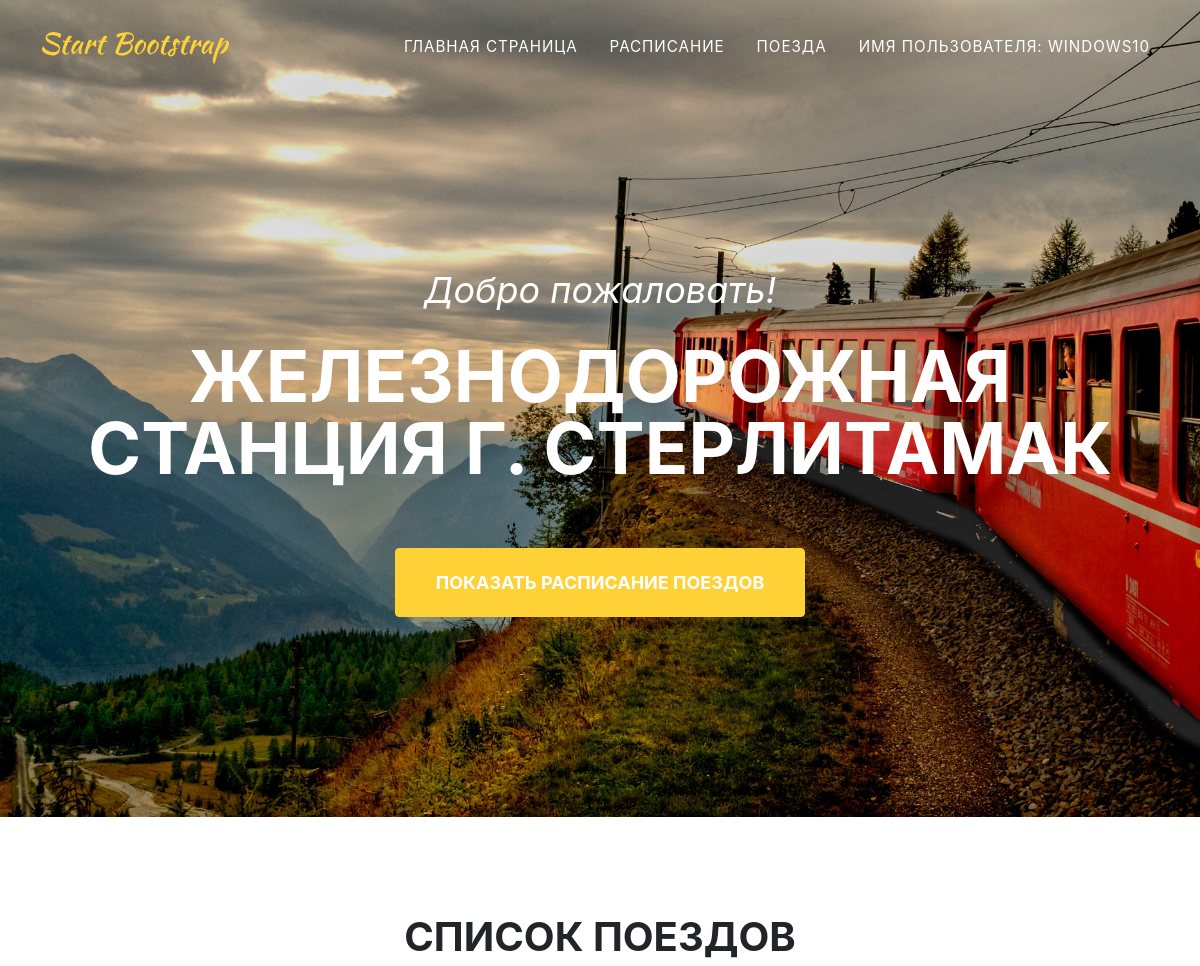
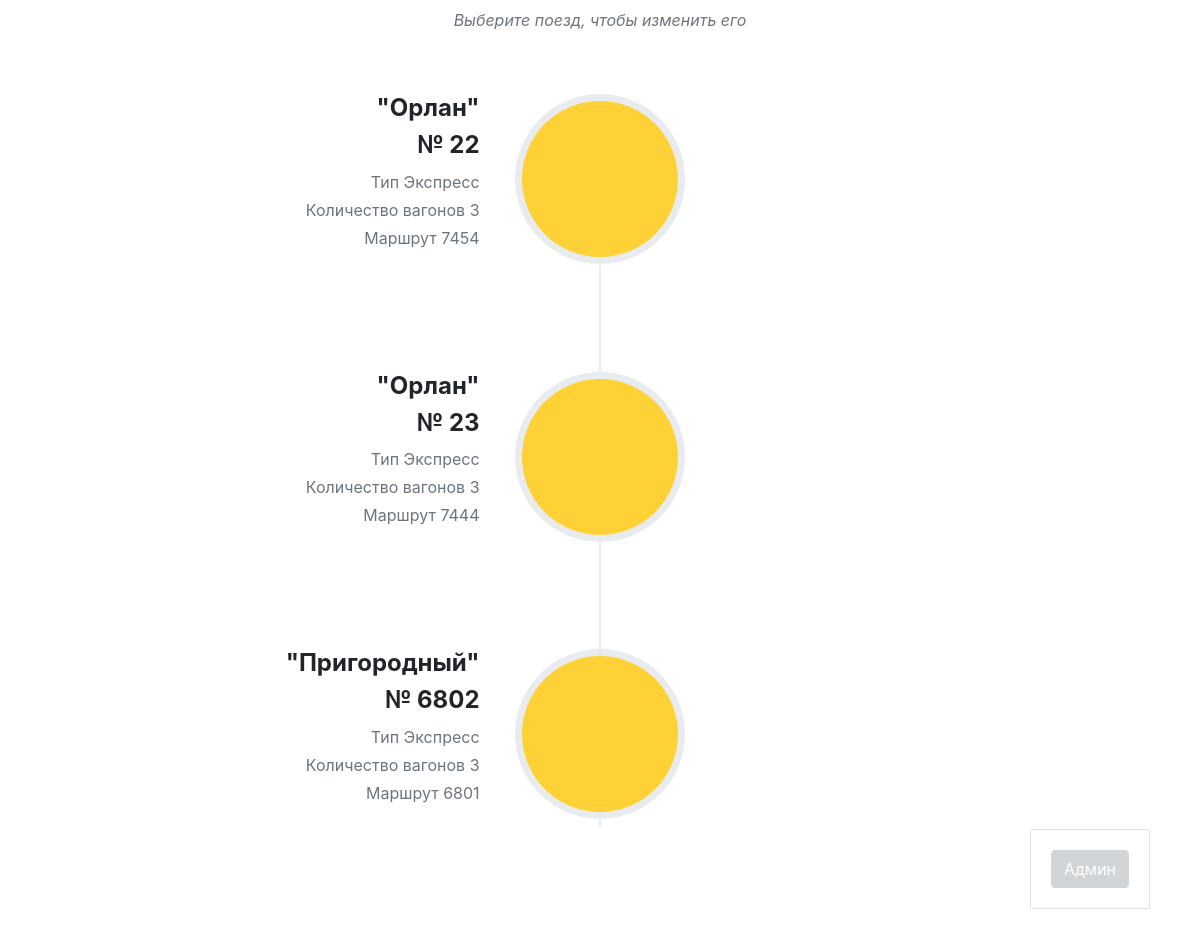
The app's page /train_list/update (signed in) with its own data (2 pictures, top to bottom).
### Railway/models.py (models this page shows, shortened)
class Train(models.Model):
    Train_ID = models.PositiveIntegerField(primary_key=True, unique=True)
    TrainName = models.CharField(max_length=150, db_index=True)
    TrainType = models.CharField(max_length=150, db_index=True)
    carCount = models.IntegerField(db_index=True)
    ScheduleID = models.ForeignKey(Schedule, on_delete=models.CASCADE)

class Schedule(models.Model):
    RideId = models.PositiveIntegerField(primary_key=True, unique=True)
    DepartureTime = models.TimeField(auto_now=False, auto_now_add=False, default='18:00')
    ArrivalTime = models.TimeField(auto_now=False, auto_now_add=False, default='06:00')
    StartAt = models.CharField(max_length=150, db_index=True)
    FinishAt = models.CharField(max_length=150, db_index=True)
    def __str__(self):
        return '{}'.format(self.RideId)

### Railway/views.py (the view)
# urls.py: path('train_list/update',train_update_list, name='train_update_list'),
@login_required()
def train_update_list(request):
    trn = Train.objects.all()
    return render(request,'Railway/Tr_update_list.html',context={'Trains': trn})

### Railway/templates/Railway/Tr_update_list.html
{% extends 'Main.html' %}
{% block train %}
    <section class="page-section" id="about">
            <div class="container">
                <div class="text-center">
                    <h2 class="section-heading text-uppercase">Список поездов</h2>
                    <h3 class="section-subheading text-muted">Выберите поезд, чтобы изменить его</h3>
                </div>
                <ul class="timeline">
                   {% for tr in Trains %}
                       <li>
                            <a href="{% url 'train_update' tr.Train_ID %}"><div class="timeline-image"><img class="rounded-circle" src="assets/img/about/1.jpg" alt="" /></div></a>
                        <div class="timeline-panel">
                            <div class="timeline-heading">
                                <h4>"{{ tr.TrainName }}"</h4>
                                <h4 class="subheading">№ {{ tr.Train_ID }}</h4>
                            </div>
                            <div class="timeline-body"><p class="text-muted">Тип  {{ tr.TrainType}}</p></div>
                            <div class="timeline-body"><p class="text-muted">Количество вагонов  {{ tr.carCount}}</p></div>
                            <div class="timeline-body"><p class="text-muted">Маршрут  {{ tr.ScheduleID}}</p></div>
                        </div>
                    </li>
                   {% endfor %}
                </ul>
            </div>
        </section>
{% endblock %}

### templates/Main.html (shortened to what this page needs)
{% load static %}
<!DOCTYPE html>
<html lang="en">
    <head>
        <link href="{% static 'css/styles.css' %}" rel="stylesheet" />
    </head>
    <body id="page-top">
        <nav class="navbar navbar-expand-lg navbar-dark fixed-top" id="mainNav">
            <div class="container">
                <a class="navbar-brand js-scroll-trigger" href="#page-top"><img src="assets/img/navbar-logo.svg" alt="" /></a>
                <div class="collapse navbar-collapse" id="navbarResponsive">
                    <ul class="navbar-nav text-uppercase ml-auto">
                        <li class="nav-item"><a class="nav-link js-scroll-trigger" href="{%url 'station_url'%}">Главная страница</a></li>
                        <li class="nav-item"><a class="nav-link js-scroll-trigger" href="{%url 'schedules_list_url'%}">Расписание</a></li>
                        <li class="nav-item"><a class="nav-link js-scroll-trigger" href="{%url 'train_list_url'%}">Поезда</a></li>
                        <li class="nav-item"><a class="nav-link js-scroll-trigger align-" href="#contact">Имя пользователя: {{ request.user }}</a></li>
                    </ul>
                </div>
            </div>
        </nav>
        <header class="masthead">
            <div class="container">
                <div class="masthead-subheading">Добро пожаловать!</div>
                <div class="masthead-heading text-uppercase">Железнодорожная станция г. Стерлитамак</div>
                <a class="btn btn-primary btn-xl text-uppercase js-scroll-trigger" href="{%url 'schedules_list_url'%}">Показать расписание поездов</a>
            </div>
        </header>
            {% block train %}
            {% endblock %}
        {% if request.user.is_authenticated and request.user.is_staff %}
            <div class ="admin-panel align-items-center">
                <a href="/admin" class = "btn btn-secondary">Админ</a>
            </div>
        {% endif %}
    </body>
</html>

### records on screen
Train: TrainName "Орлан", Train_ID "22", TrainType "Экспресс", carCount "3", ScheduleID "7454"
Train: TrainName "Орлан", Train_ID "23", TrainType "Экспресс", carCount "3", ScheduleID "7444"
Train: TrainName "Пригородный", Train_ID "6802", TrainType "Экспресс", carCount "3", ScheduleID "6801"

### other values on screen
{{ request.user }} "WINDOWS10"
